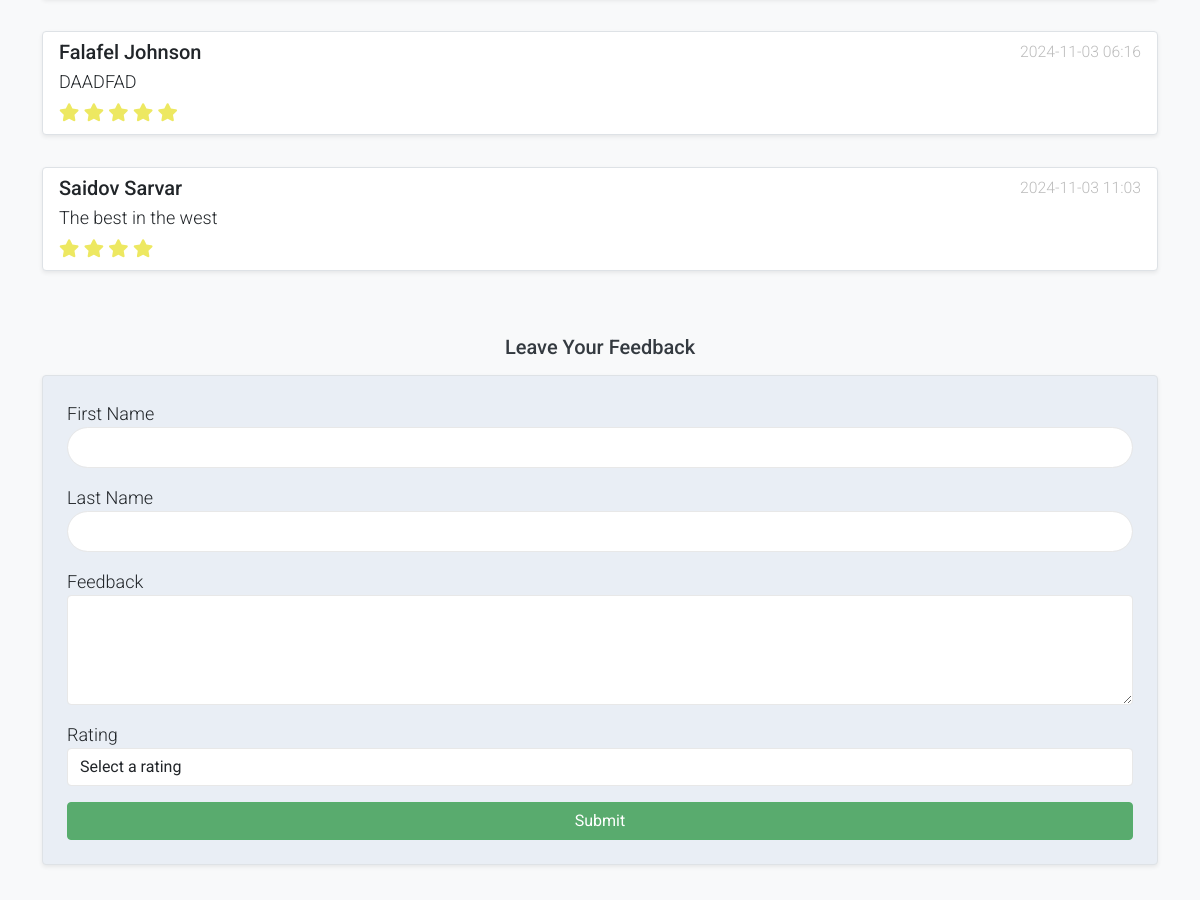
Before: / (middle part) with the older database file.
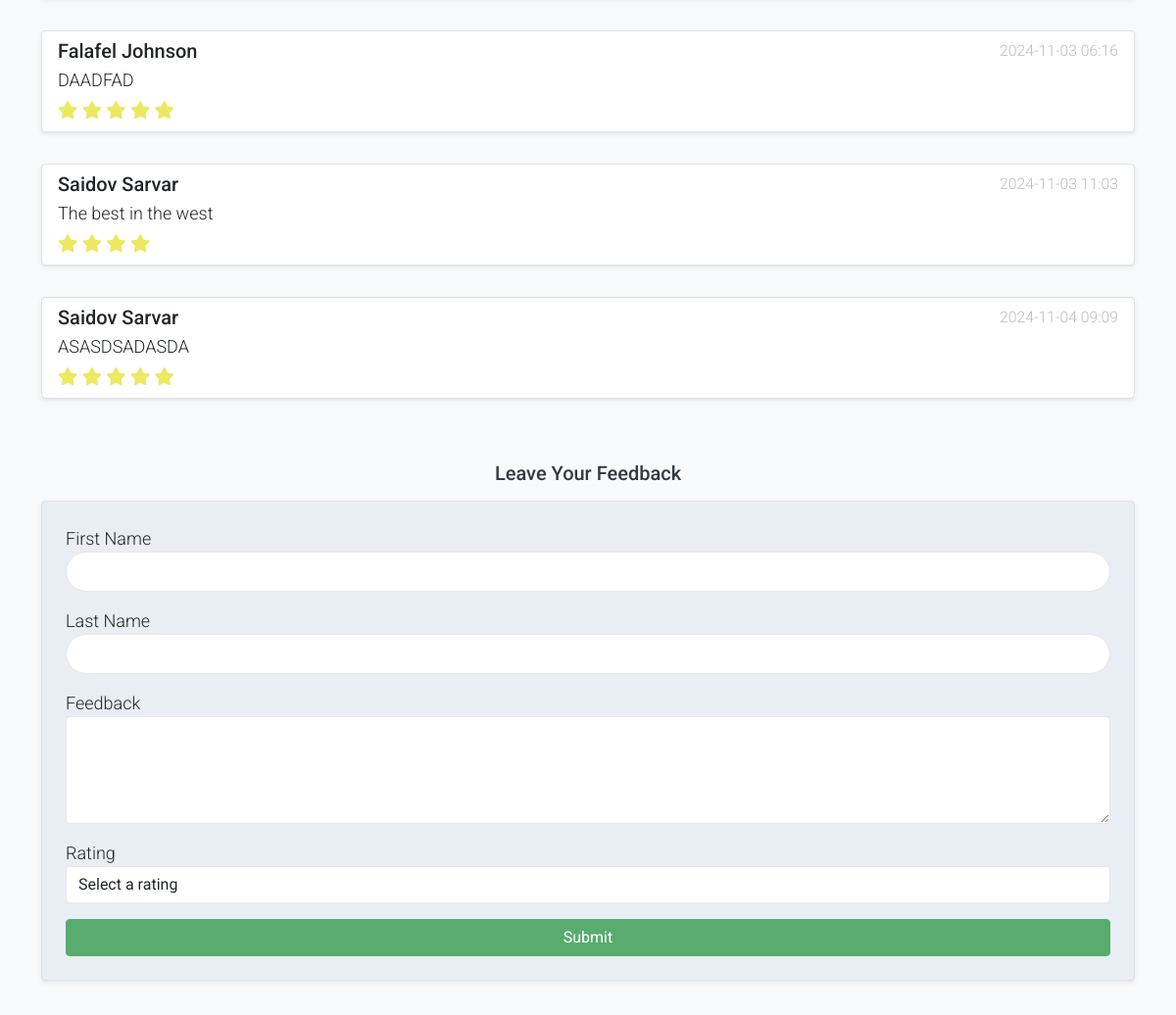
After: the same page with the newer database file.
### main/models.py (models this page shows, shortened)
class Comment(models.Model):
    product = models.ForeignKey(Product, on_delete=models.CASCADE, related_name='comments',null=True)
    first_name = models.CharField(max_length=100, null=True)
    last_name = models.CharField(max_length=100, null=True)
    text = models.TextField()
    rating = models.IntegerField(default=0, choices=[(i, f"{i} Star") for i in range(6)])
    created_at = models.DateTimeField(auto_now_add=True)

### main/views.py (the view)
# urls.py: path('', index, name='index'),
def index(request):
    comments = Comment.objects.all()
    form = CommentForm()
    if request.method == 'POST':
        form = CommentForm(request.POST)
        if form.is_valid():
            form.save()
            messages.success(request, 'Your comment has been successfully added!')
            return redirect('main:index')
    context = {
        'comments': comments,
        'form': form,
    }
    return render(request, 'index.html', context)

### main/forms.py
class CommentForm(forms.ModelForm):
    class Meta:
        model = Comment
        fields = ['first_name', 'last_name', 'text', 'rating']
    rating = forms.ChoiceField(choices=[(i, str(i)) for i in range(1, 6)], label="Rating (1-5)")

### templates/index.html (shortened to what this page needs)
{% extends 'base.html' %}
{% load static %}
{% block content %}
    <div class="container py-5">
        <div class="feedback-section mb-5">
            <div class="list-group">
                {% for comment in comments %}
                    <div class="list-group-item my-3 border rounded shadow-sm bg-white">
                        <div class="d-flex justify-content-between align-items-start">
                            <h5 class="mb-1">{{ comment.first_name }} {{ comment.last_name }}</h5>
                            <small class="text-muted">{{ comment.created_at|date:"Y-m-d H:i" }}</small>
                        </div>
                        <p class="mb-1">{{ comment.text }}</p>
                        <div class="text-warning">
                            {% for i in "12345" %}
                                {% if forloop.counter <= comment.rating %}
                                    <i class="fa fa-star"></i>
                                {% else %}
                                    <i class="fa fa-star-o"></i>
                                {% endif %}
                            {% endfor %}
                        </div>
                    </div>
                {% empty %}
                    <div class="list-group-item text-muted">No feedback yet.</div>
                {% endfor %}
            </div>
        </div>
        <h3 class="h5 mb-3">Leave Your Feedback</h3>
        <form method="post" class="p-4 border rounded shadow-sm bg-light">
            <div class="form-group mb-3">
                <label for="first_name">First Name</label>
                <input type="text" name="first_name" class="form-control" required>
            </div>
            <div class="form-group mb-3">
                <label for="last_name">Last Name</label>
                <input type="text" name="last_name" class="form-control" required>
            </div>
            <div class="form-group mb-3">
                <label for="text">Feedback</label>
                <textarea name="text" class="form-control" rows="4" required></textarea>
            </div>
            <div class="form-group mb-3">
                <label for="rating">Rating</label>
                <select name="rating" class="form-control" required>
                    <option value="" disabled selected>Select a rating</option>
                </select>
            </div>
            <button type="submit" class="btn btn-success w-100">Submit</button>
        </form>
    </div>
{% endblock content %}

Changed rows visible on the page:
added Comment: first_name "Saidov", last_name "Sarvar", created_at "2024-11-04 09:09", text "ASASDSADASDA", rating 5 (drawn)
